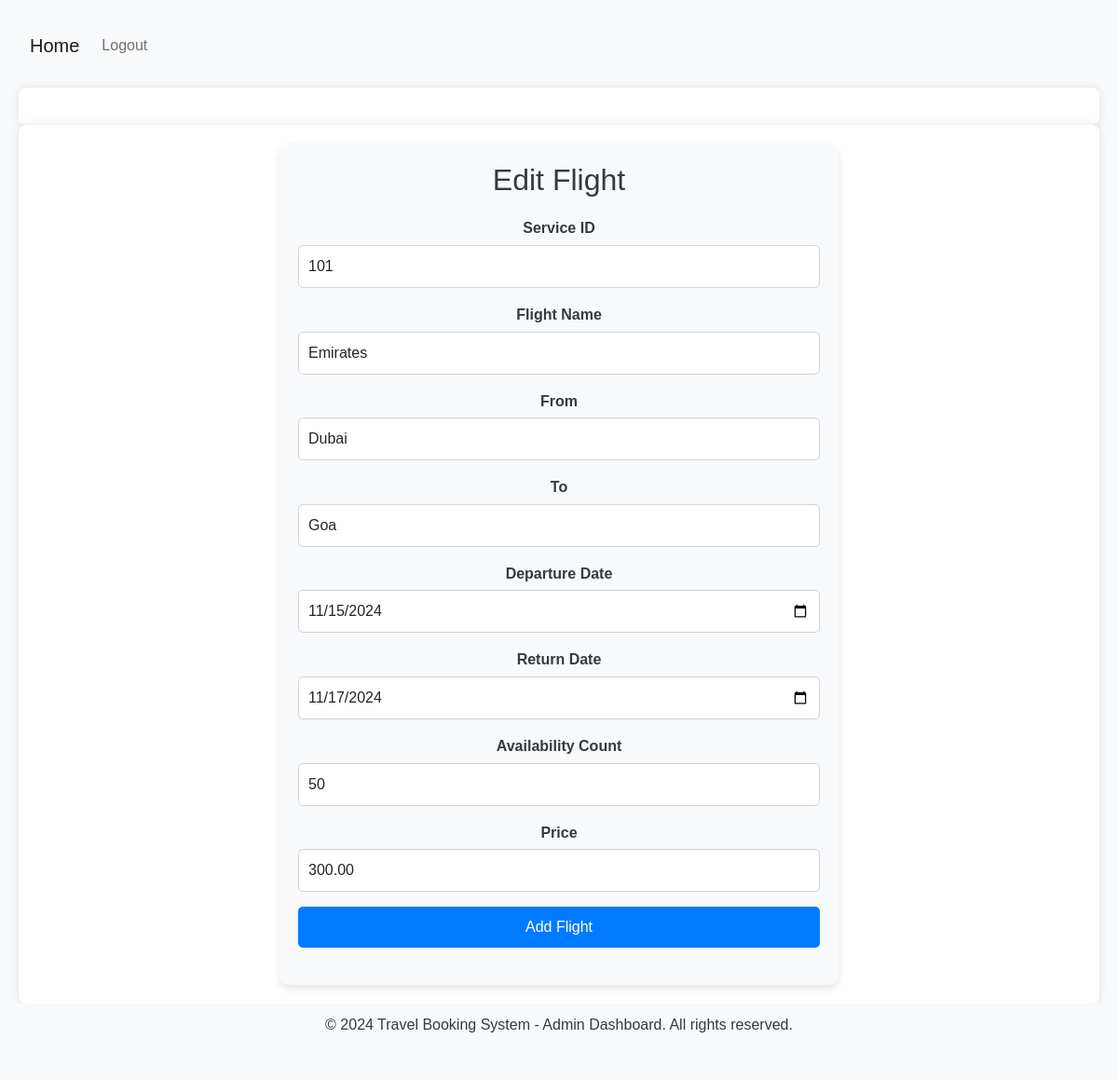
Screenshot of /add_flight?id=1 (signed in) with the database file from the repository.
### Travel/models.py (models this page shows, shortened)
class TravelService(db.Model):
    __abstract__ = True
    id = db.Column(db.Integer, primary_key=True)
    service_id = db.Column(db.Integer, nullable=False)
    availability_count = db.Column(db.Integer, default=0)
    price = db.Column(db.Numeric(10, 2), nullable=False)

class Flight(TravelService):
    __tablename__ = 'flights'
    Flight_Name = db.Column(db.String(80), nullable=False)
    From = db.Column(db.String(80), nullable=False)
    To = db.Column(db.String(80), nullable=False)
    Departure = db.Column(db.DateTime, nullable=False)
    Return = db.Column(db.DateTime, nullable=True)
    status = db.Column(db.String(20), default='Pending')

### Travel/views.py (the view)
@bp.route('/add_flight', methods=['GET', 'POST'])
@admin_required
def add_flight():
    if not session.get('user_logged_in') and not session.get('admin_logged_in'):
        flash("Please log in to access your dashboard.", "warning")
        return redirect(url_for('travel.login'))
    flight_id = request.args.get('id')  # Retrieve flight ID from query parameters
    flight = Flight.query.get(flight_id) if flight_id else None
    form = FlightBookingForm(obj=flight) if flight else FlightBookingForm()
    if form.validate_on_submit():
        if flight:  # Editing an existing flight
            flight.Flight_Name = form.Flight_Name.data
            flight.From = form.From.data
            flight.To = form.To.data
            flight.Departure = form.Departure.data
            flight.Return = form.Return.data or None
            flight.service_id = form.service_id.data
            flight.availability_count = form.availability_count.data
            flight.price = form.price.data
            flash('Flight updated successfully!', 'success')
        else:  # Creating a new flight
            flight = Flight(
                Flight_Name=form.Flight_Name.data,
                From=form.From.data,
                To=form.To.data,
                Departure=form.Departure.data,
                Return=form.Return.data or None,
                service_id=form.service_id.data,
                availability_count=form.availability_count.data,
                price=form.price.data,
            )
            db.session.add(flight)
            flash('Flight added successfully!', 'success')
        try:
            db.session.commit()
            return redirect(url_for('travel.flights'))  # Redirect to the flight list page
        except Exception as e:
            db.session.rollback()  # Roll back the session if there's an error
            flash('Error occurred while saving the flight: ' + str(e), 'danger')
    else:
        print(form.errors)  # Debugging line to check validation errors
    return render_template('add_flight.html', form=form, flight=flight)

### Travel/forms.py
class FlightBookingForm(FlaskForm):
    Flight_Name = StringField('Flight Name', validators=[DataRequired()])
    From = StringField('From', validators=[DataRequired()])
    To = StringField('To', validators=[DataRequired()])
    Departure = DateField('Departure Date', format='%Y-%m-%d', validators=[DataRequired()])
    Return = DateField('Return Date', format='%Y-%m-%d', validators=[Optional()])
    availability_count = IntegerField('Availability Count', validators=[DataRequired()])
    service_id = IntegerField('Service ID', validators=[DataRequired()])
    price = DecimalField('Price', places=2, validators=[DataRequired()])
    submit = SubmitField('Add Flight')

### Travel/decorator.py (called while the page is built)
def admin_required(f):
    @wraps(f)
    def decorated_function(*args, **kwargs):
        if 'admin_logged_in' not in session:
            flash("You must be logged in as an admin to access this page.", "warning")
            return redirect(url_for('travel.admin_login'))
        return f(*args, **kwargs)
    return decorated_function

### Travel/templates/add_flight.html (shortened to what this page needs)
{% extends 'base1.html' %}
{% block abc %}
<div class="form-container">
    <h2 class="form-title">{% if flight %}Edit Flight{% else %}Add a New Flight{% endif %}</h2>
    <form method="POST" action="{{ url_for('travel.add_flight', id=flight.id if flight else None) }}">
        <div class="mb-3">
            {{ form.service_id.label(class="form-label") }}
            {{ form.service_id(class="form-control", size=32) }}
        </div>
        <div class="mb-3">
            {{ form.Flight_Name.label(class="form-label") }}
            {{ form.Flight_Name(class="form-control", size=32) }}
        </div>
        <div class="mb-3">
            {{ form.From.label(class="form-label") }}
            {{ form.From(class="form-control", size=32) }}
        </div>
        <div class="mb-3">
            {{ form.To.label(class="form-label") }}
            {{ form.To(class="form-control", size=32) }}
        </div>
        <div class="mb-3">
            {{ form.Departure.label(class="form-label") }}
            {{ form.Departure(class="form-control", size=32) }}
        </div>
        <div class="mb-3">
            {{ form.Return.label(class="form-label") }}
            {{ form.Return(class="form-control", size=32) }}
        </div>
        <div class="mb-3">
            {{ form.availability_count.label(class="form-label") }}
            {{ form.availability_count(class="form-control", size=32) }}
        </div>
        <div class="mb-3">
            {{ form.price.label(class="form-label") }}
            {{ form.price(class="form-control") }}
        </div>
        <div>
            {{ form.submit(label='Update Flight' if flight else 'Add Flight', class='btn btn-custom w-100') }}
        </div>
    </form>
</div>
{% endblock %}

### Travel/static/admin_css.css (style rules this page uses)
body { font-family: 'Arial', sans-serif; line-height: 1.6; background-color: #f8f9fa; color: #343a40; margin: 0; padding: 20px; }
h1, h2, h3, h4, h5, h6 { color: #343a40; }
form { margin-bottom: 20px; }
.form-label { font-weight: bold; margin-bottom: 5px; }
.form-control { width: 100%; padding: 10px; border: 1px solid #ced4da; border-radius: 4px; transition: border-color 0.2s; }
.btn { padding: 10px 15px; border: none; border-radius: 4px; cursor: pointer; transition: background-color 0.2s; }

### Travel/templates/base1.html (style rules this page uses)
body { display: flex; flex-direction: column; min-height: 100vh; }

### Travel/templates/add_flight.html (style rules this page uses)
.form-container { max-width: 600px; margin: 0 auto; padding: 20px; background-color: #f8f9fa; border-radius: 10px; box-shadow: 0 4px 8px rgba(0, 0, 0, 0.1); }
.form-title { text-align: center; color: #343a40; margin-bottom: 20px; }
.form-control { border: 1px solid #ced4da; border-radius: 5px; }
.btn-custom { background-color: #007bff; color: #fff; border-radius: 5px; transition: background-color 0.3s; }

### rows the page displays
Flight: service_id "101", Flight_Name "Emirates", From "Dubai", To "Goa", Departure "11/15/2024", Return "11/17/2024", availability_count "50", price "300.00"
